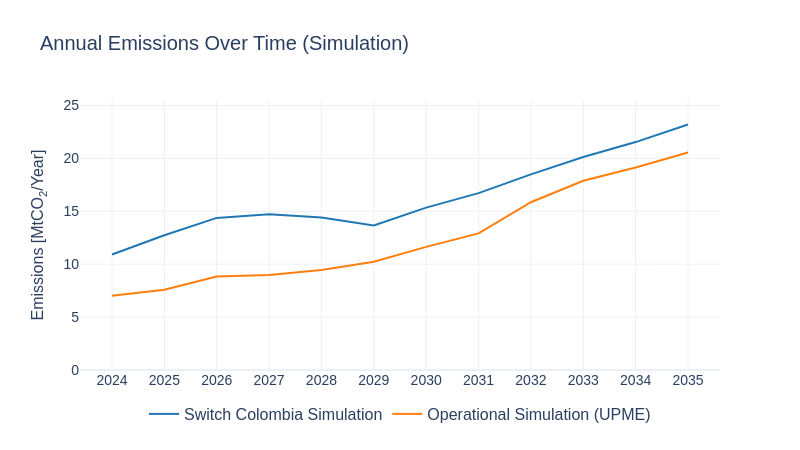

Notebook source saved alongside this figure:
### Code cell
sw.scenarios.annual_emissions_combined(
    dataframes=[em_sw, em_upme],
    x_axis='PERIOD',
    y_axis='AnnualEmissions_MtCO2_per_yr',
    labels=['Switch Colombia Simulation', 'Operational Simulation (UPME)'],
    colors=['#1f77b4', '#ff7f0e'],
    folder=scenario_name,
    title=scenario_name
)
#em_sw = em_sw[['PERIOD','AnnualEmissions_MtCO2_per_yr']]
#em_sw.to_csv('./10_switch.csv')
#em_upme = em_upme[['PERIOD','AnnualEmissions_MtCO2_per_yr']]
#em_upme.to_csv('./10_upme.csv')

### Figure 1 — Plotly figure (JSON) as saved in the notebook; plotly's stock layout.template omitted (floating-point values rounded to 4 significant figures)
{"data": [{"line": {"color": "#1f77b4"}, "mode": "lines+text", "name": "Switch Colombia Simulation", "type": "scatter", "x": [2024, 2025, 2026, 2027, 2028, 2029, 2030, 2031, 2032, 2033, 2034, 2035], "y": [10.92, 12.74, 14.38, 14.72, 14.4, 13.67, 15.35, 16.72, 18.5, 20.13, 21.54, 23.2]}, {"line": {"color": "#ff7f0e"}, "mode": "lines+text", "name": "Operational Simulation (UPME)", "type": "scatter", "x": [2024, 2025, 2026, 2027, 2028, 2029, 2030, 2031, 2032, 2033, 2034, 2035], "y": [7.02, 7.59, 8.84, 8.99, 9.45, 10.24, 11.64, 12.91, 15.86, 17.89, 19.15, 20.56]}], "layout": {"font": {"family": "Arial", "size": 16}, "height": 450, "legend": {"orientation": "h", "x": 0.5, "xanchor": "center", "y": -0.1}, "showlegend": true, "title": {"font": {"family": "Arial", "size": 20}, "text": "Annual Emissions Over Time (Simulation)"}, "width": 800, "xaxis": {"tickfont": {"family": "Arial", "size": 14}, "tickvals": [2024, 2025, 2026, 2027, 2028, 2029, 2030, 2031, 2032, 2033, 2034, 2035], "title": {"font": {"family": "Arial", "size": 18}, "text": ""}}, "yaxis": {"range": [0, 25.52], "tickfont": {"family": "Arial", "size": 14}, "title": {"font": {"family": "Arial", "size": 16}, "text": "Emissions [MtCO<sub>2</sub>/Year]"}}}}
